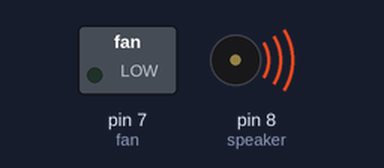
Bench run of a sketch on a simulated Arduino Uno, built with avr-gcc and run on an emulated ATmega328P. Shown: switched loads named in the sketch (green lamp = pin HIGH), buzzer (waves = sounding, pin HIGH).

Above: at 0.15 s.
Timing chart, 0 to 3.0 s (numbered marks = the images above):
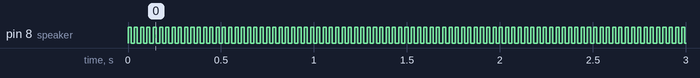

Measured:
- by itself, pin 8 (speaker): alternates HIGH for 0.02 s and LOW for 0.02 s

The sketch:

MRB.ino
```cpp
const int fan = 7;
const int speaker = 8;
bool firstByte = true;
uint8_t incomingByte = 0;
uint8_t speakerTone = 0;

void play(const uint8_t speaker, const uint8_t tone) {
    auto end = millis() + 10;
    auto half_period = 100000 / ( 3 * tone );
    while(end > millis()) {
        digitalWrite(speaker, HIGH);
        delayMicroseconds(half_period);
        digitalWrite(speaker, LOW);
        delayMicroseconds(half_period);
    }
}

int convertByteToSpeaker(uint8_t dat) {
    int ret = (dat * 12) + 2000; // Need to get a value between 2k and 5k

    if (ret > 5000) {
        ret = 5000;
    } else if (ret < 2000) {
        ret = 2000;
    }

    return ret;
}

void setup() {
  Serial.begin(9600);
  pinMode(fan, OUTPUT);
  pinMode(speaker, OUTPUT);
}


void loop() {
  // send data only when you receive data:
  if (Serial.available() > 0) {
    // read the incoming byte:
    incomingByte = Serial.read();

    // say what you got:
    //Serial.print("I received: ");
    //Serial.println((char)incomingByte);

    if (incomingByte == 'M') {
        while(Serial.available() == 0) {}; // Wait for data
        uint8_t data = Serial.read();
        //Serial.print("Value: ");
        //Serial.println(data);
        analogWrite(fan, data);
    } else if (incomingByte == 'S') {
        while(Serial.available() == 0) {};
        speakerTone = Serial.read();
    }
  }
  play(speaker, speakerTone);
  delay(1);
}
```
